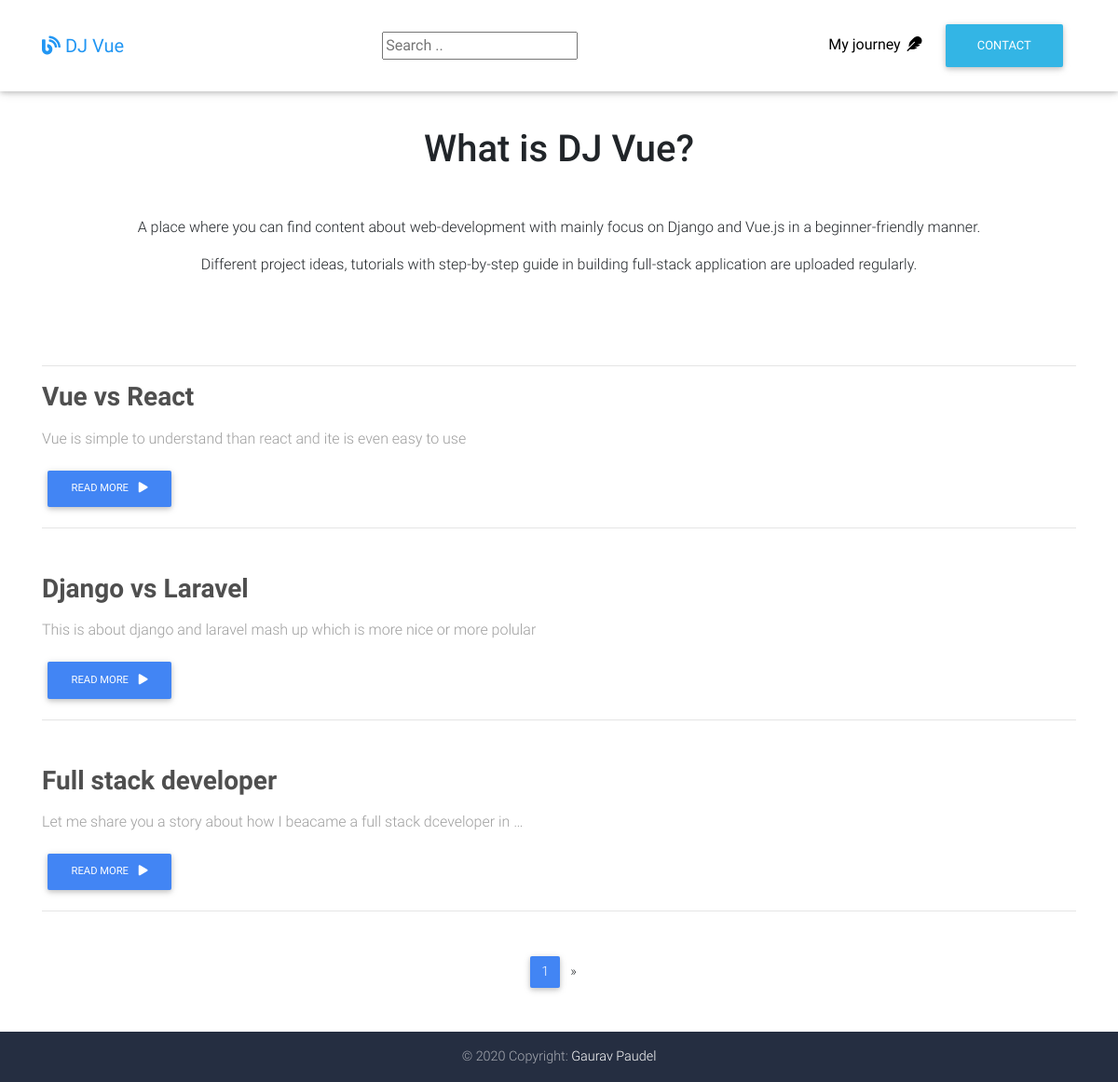
The app's page /, older data.
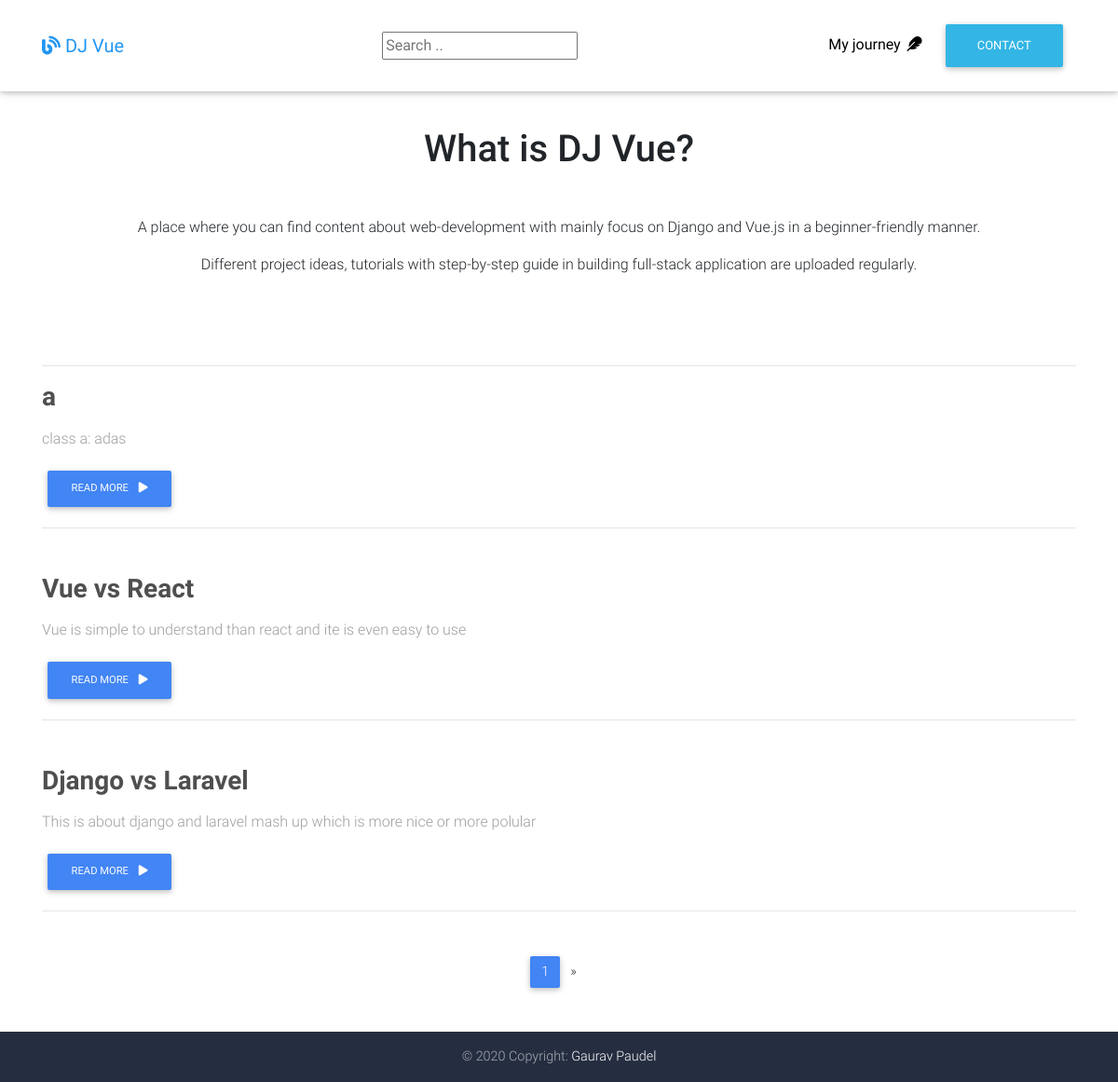
The same page, newer data.
### myblog/models.py (models this page shows, shortened)
class Post(models.Model):
    title = models.CharField(max_length = 200)
    slug = models.SlugField()
    body  = models.TextField()
    date_added = models.DateTimeField(auto_now_add  = True)
    class Meta:
        ordering = ['-date_added']

### myblog/views.py (the view)
# urls.py: path('',PostListView.as_view(),name='home'),
class PostListView(ListView):
    model = Post
    template_name='myblog/homepage.html'
    context_object_name = 'posts'
    paginate_by = 3

### myblog/templates/myblog/homepage.html (shortened to what this page needs)
{% extends 'myblog/base.html' %}
    {% block content %}
  <main class="mt-5 pt-5">
    <div class="container">
      <section class="pt-3">
        <div class="wow fadeIn">
          <h2 class="h1 text-center mb-5">What is DJ Vue?</h2>
          <p class="text-center">
           A place where you can find content about web-development with mainly focus on Django and Vue.js in a beginner-friendly manner.</p>
          <p class="text-center mb-5 pb-5">Different project ideas, tutorials with step-by-step guide in building full-stack application are uploaded regularly.</p>
        </div>
        <hr class="mb-2">
            {% for post in posts %}
                    <div class="row mt-3">
                    <div class="col">
                        <h3 class="mb-3 font-weight-bold dark-grey-text">
                        <strong>{{ post.title }}</strong>
                        </h3>
                        <p class="grey-text">{{ post.body|safe|truncatewords:15  }}</p>
                        <a href="{% url 'post_detail' post.slug %}" class="btn btn-primary btn-md">Read More
                        <i class="fas fa-play ml-2"></i>
                        </a>
                    </div>
                    </div>
                     <hr class="mb-5">
            {% endfor %}
        <nav class="d-flex justify-content-center wow fadeIn">
          <ul class="pagination pg-blue">
            <li class="page-item active">
              <a class="page-link" href="#"> {{page_obj.number}}
              </a>
            </li>
            {% if page_obj.has_next %}
            <li class="page-item">
              <a class="page-link" href="?page={{page_obj.next_page_number}}" aria-label="Next">
                <span aria-hidden="true">&raquo;</span>
              </a>
            </li>
            {% endif %}
          </ul>
        </nav>
      </section>
    </div>
  </main>
    {% endblock  %}

Row changes from the older to the newer data that the page shows:
no longer on this page (row unchanged): Post: title "Full stack developer", body "Let me share you a story about how I beacame a full stack dceveloper in …"
added Post: title "a", body "class a: adas"
